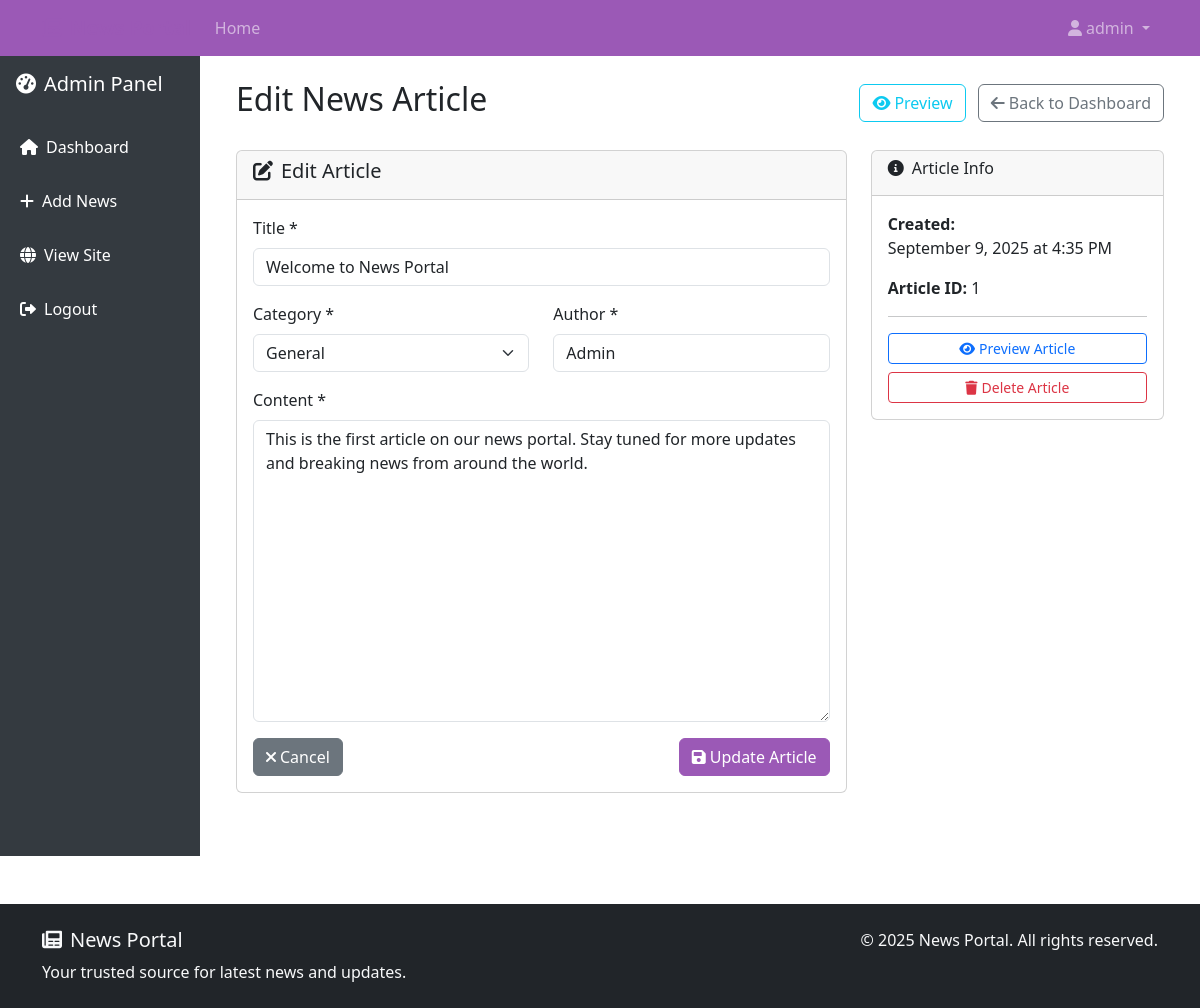
/edit_news.php?id=1 (signed in), run on the app's committed database.
### tables this page shows
CREATE TABLE IF NOT EXISTS news (
    id INT AUTO_INCREMENT PRIMARY KEY,
    title VARCHAR(255) NOT NULL,
    content TEXT NOT NULL,
    category VARCHAR(50) NOT NULL,
    author VARCHAR(100) NOT NULL,
    created_at TIMESTAMP DEFAULT CURRENT_TIMESTAMP
);

### edit_news.php (the view, shortened to what this page needs)
<?php
include '../header.php';
require_once '../db_connect.php';
$article_id = $_GET['id'];
$stmt = $pdo->prepare("SELECT * FROM news WHERE id = ?");
$stmt->execute([$article_id]);
$article = $stmt->fetch();
?>
<div class="container-fluid">
    <div class="row">
        <div class="col-md-3 col-lg-2 px-0">
            <div class="admin-sidebar">
                <div class="p-3 text-white">
                    <h5><i class="fas fa-tachometer-alt me-2"></i>Admin Panel</h5>
                </div>
                <nav class="nav flex-column">
                    <a class="nav-link" href="dashboard.php">
                        <i class="fas fa-home me-2"></i>Dashboard
                    </a>
                    <a class="nav-link" href="add_news.php">
                        <i class="fas fa-plus me-2"></i>Add News
                    </a>
                    <a class="nav-link" href="../index.php">
                        <i class="fas fa-globe me-2"></i>View Site
                    </a>
                    <a class="nav-link" href="../logout.php">
                        <i class="fas fa-sign-out-alt me-2"></i>Logout
                    </a>
                </nav>
            </div>
        </div>
        <div class="col-md-9 col-lg-10">
            <div class="p-4">
                <div class="d-flex justify-content-between align-items-center mb-4">
                    <h2>Edit News Article</h2>
                    <div>
                        <a href="../news.php?id=<?php echo $article['id']; ?>" class="btn btn-outline-info me-2">
                            <i class="fas fa-eye me-1"></i>Preview
                        </a>
                        <a href="dashboard.php" class="btn btn-outline-secondary">
                            <i class="fas fa-arrow-left me-1"></i>Back to Dashboard
                        </a>
                    </div>
                </div>
                <div class="row">
                    <div class="col-lg-8">
                        <div class="card">
                            <div class="card-header">
                                <h5><i class="fas fa-edit me-2"></i>Edit Article</h5>
                            </div>
                            <div class="card-body">
                                <form method="POST">
                                    <div class="mb-3">
                                        <label for="title" class="form-label">Title *</label>
                                        <input type="text" class="form-control" id="title" name="title"
                                               value="<?php echo isset($_POST['title']) ? htmlspecialchars($_POST['title']) : htmlspecialchars($article['title']); ?>"
                                               placeholder="Enter article title" required>
                                    </div>
                                    <div class="row">
                                        <div class="col-md-6">
                                            <div class="mb-3">
                                                <label for="category" class="form-label">Category *</label>
                                                <select class="form-select" id="category" name="category" required>
                                                    <?php
                                                    $categories = ['General', 'Technology', 'Sports', 'Business', 'Entertainment', 'Health', 'Politics'];
                                                    $selected_category = isset($_POST['category']) ? $_POST['category'] : $article['category'];
                                                    foreach ($categories as $cat):
                                                    ?>
                                                        <option value="<?php echo $cat; ?>" <?php echo ($selected_category == $cat) ? 'selected' : ''; ?>>
                                                            <?php echo $cat; ?>
                                                        </option>
                                                    <?php endforeach; ?>
                                                </select>
                                            </div>
                                        </div>
                                        <div class="col-md-6">
                                            <div class="mb-3">
                                                <label for="author" class="form-label">Author *</label>
                                                <input type="text" class="form-control" id="author" name="author"
                                                       value="<?php echo isset($_POST['author']) ? htmlspecialchars($_POST['author']) : htmlspecialchars($article['author']); ?>"
                                                       placeholder="Enter author name" required>
                                            </div>
                                        </div>
                                    </div>
                                    <div class="mb-3">
                                        <label for="content" class="form-label">Content *</label>
                                        <textarea class="form-control" id="content" name="content" rows="12"
                                                  placeholder="Enter article content..." required><?php echo isset($_POST['content']) ? htmlspecialchars($_POST['content']) : htmlspecialchars($article['content']); ?></textarea>
                                    </div>
                                    <div class="d-flex justify-content-between">
                                        <a href="dashboard.php" class="btn btn-secondary">
                                            <i class="fas fa-times me-1"></i>Cancel
                                        </a>
                                        <button type="submit" class="btn btn-primary">
                                            <i class="fas fa-save me-1"></i>Update Article
                                        </button>
                                    </div>
                                </form>
                            </div>
                        </div>
                    </div>
                    <div class="col-lg-4">
                        <div class="card">
                            <div class="card-header">
                                <h6><i class="fas fa-info-circle me-2"></i>Article Info</h6>
                            </div>
                            <div class="card-body">
                                <p><strong>Created:</strong><br><?php echo date('F j, Y \a\t g:i A', strtotime($article['created_at'])); ?></p>
                                <p><strong>Article ID:</strong> <?php echo $article['id']; ?></p>
                                <hr>
                                <div class="d-grid gap-2">
                                    <a href="../news.php?id=<?php echo $article['id']; ?>" class="btn btn-outline-primary btn-sm">
                                        <i class="fas fa-eye me-1"></i>Preview Article
                                    </a>
                                    <a href="delete_news.php?id=<?php echo $article['id']; ?>" class="btn btn-outline-danger btn-sm"
                                       onclick="return confirm('Are you sure you want to delete this article?')">
                                        <i class="fas fa-trash me-1"></i>Delete Article
                                    </a>
                                </div>
                            </div>
                        </div>
                    </div>
                </div>
            </div>
        </div>
    </div>
</div>
<?php include '../footer.php'; ?>

### header.php (style rules this page uses)
.btn-primary { background-color: #9b59b6 !important; border-color: #9b59b6 !important; }
.admin-sidebar { min-height: 100vh; background: #343a40; }
.admin-sidebar .nav-link { color: #fff; padding: 15px 20px; }

### data on the page
news: title "Welcome to News Portal", category "General", author "Admin", content "This is the first article on our news portal. Stay tuned for more updates and breaking news from around the world.", created_at "September 9, 2025 at 4:35 PM", id "1"

### other printed values
$_SESSION['username'] "admin"
